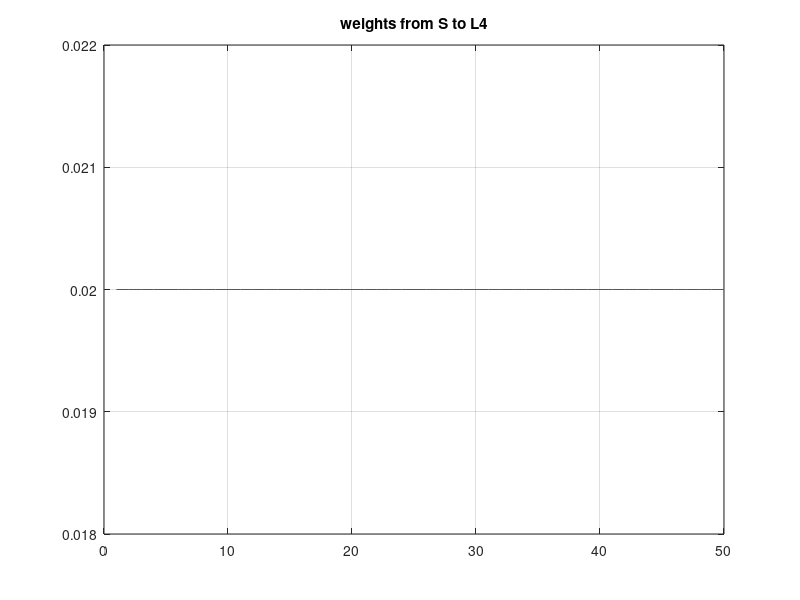
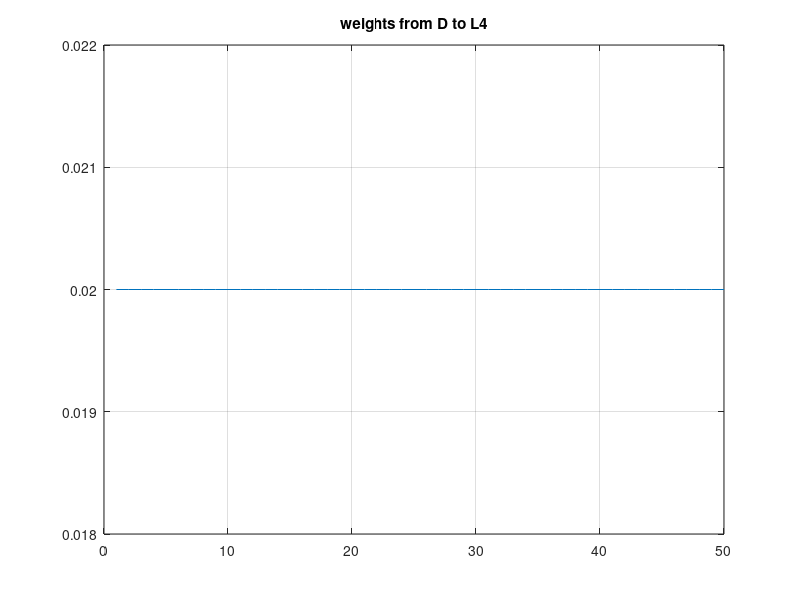
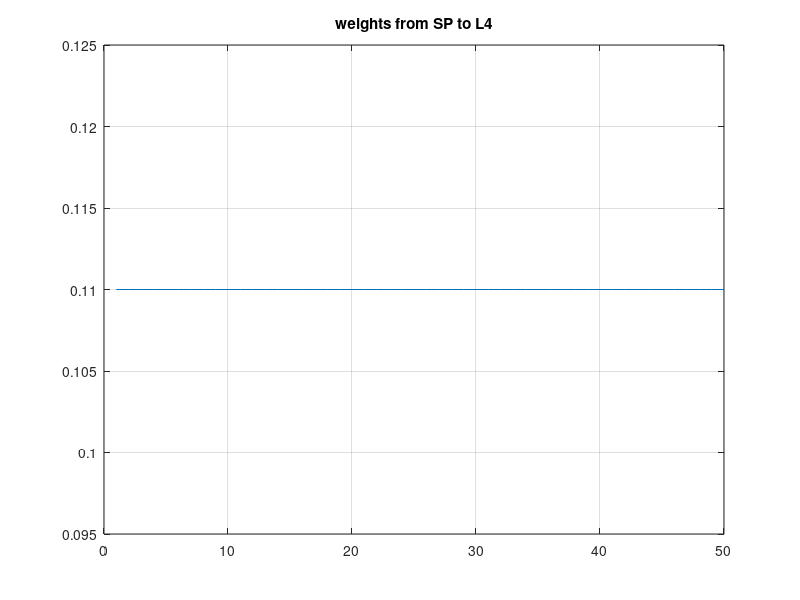

MATLAB code to generate these figures, in order:
function longterm_projecct4

        weights_from_S_to_L4 = [];
        weights_from_D_to_L4 = [];
        weights_from_SP_to_L4 = [];

        weight_S_to_SP = 0.2;
        weight_D_to_SP = 0.2;

        weight_SP_to_L4 = 0.11;
        weight_S_to_L4 = 0.02;
        weight_D_to_L4 = 0.02;

        a_LTP = 0.015;
        tau_LTP = 13;

        a_LTD = 0.021;
        tau_LTD = 20;


        for p=1:50 % for 9 minutes for now
            stimulus_decider = randi([1,100]);
            spike_train_of_thalamus_S = [];
            spike_train_of_thalamus_D = [];

            voltage_for_sp_for_single_stimulus = [];

            if stimulus_decider >= 90
                % Deviant stimulus
                spike_for_S = binornd(1, 2.5/1000, 1,1000);
                spike_for_D = binornd(1, 10/1000, 1,1000);
            else 
                % Standard stimulus
                spike_for_S = binornd(1, 10/1000, 1,1000);
                spike_for_D = binornd(1, 2.5/1000, 1,1000);
            end

            % 50 ms stimulus
            k_t1 = get_kernel2(spike_for_S);
            k_t1 = shift_by_x(k_t1, 1);
            g_t1 = conv(k_t1, spike_for_S);
            g_t1 = g_t1(1,1:50);
            g_t1 = shift_by_x(g_t1,1);

            k_t2 = get_kernel2(spike_for_D);
            k_t2 = shift_by_x(k_t2, 1);
            g_t2 = conv(k_t2, spike_for_D);
            g_t2 = g_t2(1,1:50);
            g_t2 = shift_by_x(g_t2,1);


            spike_for_S = spike_for_S(1,1:50);
            spike_for_S = shift_by_x(spike_for_S,1);
            
            spike_for_D = spike_for_D(1, 1:50);
            spike_for_D = shift_by_x(spike_for_D,1);
        
        
        spike_train_of_thalamus_S = [spike_train_of_thalamus_S, spike_for_S];
        spike_train_of_thalamus_D = [spike_train_of_thalamus_D, spike_for_D];

        voltage_when_stimulus = g_t1.*(weight_S_to_SP*spike_for_S) + g_t2.*(weight_D_to_SP*spike_for_D);
        voltage_for_sp_for_single_stimulus = [voltage_for_sp_for_single_stimulus, voltage_when_stimulus];
   

        % 50 ms no stimulus
        spike_for_S = binornd(1, 0.5/1000, 1,1000);
        spike_for_D = binornd(1, 0.5/1000, 1,1000);
        
        

        k_t1 = get_kernel(spike_for_S);
        k_t1 = shift_by_x(k_t1, 1);
        g_t1 = conv(k_t1, spike_for_S);
        g_t1 = g_t1(1,1:250);
        g_t1 = shift_by_x(g_t1,1);

        k_t2 = get_kernel(spike_for_D);
        k_t2 = shift_by_x(k_t2, 1);
        g_t2 = conv(k_t2, spike_for_D);
        g_t2 = g_t2(1,1:250);
        g_t2 = shift_by_x(g_t2,1);

        spike_for_S = spike_for_S(1,1:250);
        spike_for_S = shift_by_x(spike_for_S,1);
        
        spike_for_D = spike_for_D(1, 1:250);
        spike_for_D = shift_by_x(spike_for_D,1);

        spike_train_of_thalamus_S = [spike_train_of_thalamus_S, spike_for_S];
        spike_train_of_thalamus_D = [spike_train_of_thalamus_D, spike_for_D];


        voltage_when_no_stimulus = g_t1.*(weight_S_to_SP*spike_for_S) + g_t2.*(weight_D_to_SP*spike_for_D);
        voltage_for_sp_for_single_stimulus= [ voltage_for_sp_for_single_stimulus, voltage_when_no_stimulus];
        
         % decrease 10% for every voltage to account for leak 
        for i=1:300
            voltage_for_sp_for_single_stimulus(1,i) = voltage_for_sp_for_single_stimulus(1,i) - (0.1*voltage_for_sp_for_single_stimulus(1,i));
        end

    [voltage_for_sp_total, spike_train_for_SP] = decrease_voltage_for_20ms_after_spike(voltage_for_sp_for_single_stimulus);



        % L4 voltage
        % from S, from D, from SP
        k_t3 = get_kernel2(spike_train_of_thalamus_S);
        k_t3 = shift_by_x(k_t3, 1);
        g_t3 = conv(k_t3, spike_train_of_thalamus_S);
        g_t3 = g_t3(1,1:300);
        g_t3 = shift_by_x(g_t3,1);

        k_t4 = get_kernel(spike_train_of_thalamus_D);
        k_t4 = shift_by_x(k_t4, 1);
        g_t4 = conv(k_t4, spike_train_of_thalamus_D);
        g_t4 = g_t4(1,1:300);
        g_t4 = shift_by_x(g_t4,1);

        
        k_t5 = get_kernel(spike_train_for_SP);
        k_t5 = shift_by_x(k_t5, 1);
        g_t5 = conv(k_t5, spike_train_for_SP);
        g_t5 = g_t5(1,1:300);
        g_t5 = shift_by_x(g_t5,1);

        spike_train_of_thalamus_S = spike_train_of_thalamus_S(1,1:300);
        spike_train_of_thalamus_S = shift_by_x(spike_train_of_thalamus_S,1);

        spike_train_of_thalamus_D = spike_train_of_thalamus_D(1,1:300);
        spike_train_of_thalamus_D = shift_by_x(spike_train_of_thalamus_D,1);

    
        voltage_for_L4 = g_t3.*(weight_S_to_L4*spike_train_of_thalamus_S) + g_t4.*(weight_D_to_L4*spike_train_of_thalamus_D) + g_t5.*(weight_SP_to_L4*spike_train_for_SP);
        
        [voltage_for_L4, spike_train_for_L4] = decrease_voltage_for_20ms_after_spike(voltage_for_L4);

        % TODO
        % 
        % - change weights at the end for the next stimuli

        weights_from_S_to_L4 = [weights_from_S_to_L4, weight_S_to_L4];
        weights_from_D_to_L4 = [weights_from_D_to_L4, weight_D_to_L4];
        weights_from_SP_to_L4 = [weights_from_SP_to_L4, weight_SP_to_L4];

        % spike_train_for_L4
        % spike_train_for_SP
        % spike_train_of_thalamus_S
        % spike_train_of_thalamus_D

        
        %-------- connections from SP to L4
        voltage_L4_due_to_SP = g_t5.*(weight_SP_to_L4*spike_train_for_SP);
        [voltage_L4_due_to_SP, spike_train_L4_due_to_SP] =  decrease_voltage_for_20ms_after_spike(voltage_L4_due_to_SP);
        arr_of_delta_ts = get_post_minus_pre_array(spike_train_for_SP, spike_train_L4_due_to_SP); 
        for i=1:length(arr_of_delta_ts)
            if arr_of_delta_ts(1,i) > 0
                weight_SP_to_L4 = weight_SP_to_L4 * ( 1 + (a_LTP * exp(-arr_of_delta_ts(1,i)/tau_LTP)) );
            else
                weight_SP_to_L4 = weight_SP_to_L4 * ( 1 + (-a_LTD * exp(arr_of_delta_ts(1,i)/tau_LTD)) );
            end
        end
        % make sure weight doesn't cross limits
        if weight_SP_to_L4 <= 0.001
            weight_SP_to_L4 = 0.0001;
        end
        if weight_SP_to_L4 >= 0.11
            weight_SP_to_L4 = 0.11;
        end


        %-------- connections from S to L4
        voltage_L4_due_to_S = g_t3.*(weight_S_to_L4*spike_train_of_thalamus_S);
        [voltage_L4_due_to_S, spike_train_L4_due_to_S] =  decrease_voltage_for_20ms_after_spike(voltage_L4_due_to_S);
        
        arr_of_delta_ts = get_post_minus_pre_array(spike_train_of_thalamus_S, spike_train_L4_due_to_S);

        disp("Arr coming?")
        disp(max(spike_train_of_thalamus_S));
        disp(max(spike_train_L4_due_to_S));
        disp(arr_of_delta_ts);
        for i=1:length(arr_of_delta_ts)
            if arr_of_delta_ts(1,i) > 0
                weight_S_to_L4 = weight_S_to_L4 * ( 1 + (a_LTP * exp(-arr_of_delta_ts(1,i)/tau_LTP)) );
            else
                weight_S_to_L4 = weight_S_to_L4 * ( 1 + (-a_LTD * exp(arr_of_delta_ts(1,i)/tau_LTD)) );
            end
        end

        
        fprintf("\n  weight s - l4 %f  \n ", weight_S_to_L4);
        % make sure weight doesn't cross limits
        if weight_S_to_L4 <= 0.001
            weight_S_to_L4 = 0.0001;
        end
        if weight_S_to_L4 >= 0.4
            weight_S_to_L4 = 0.4;
        end

        %-------- connections from D to L4
        voltage_L4_due_to_D = g_t4.*(weight_D_to_L4*spike_train_of_thalamus_D);
        [voltage_L4_due_to_D, spike_train_L4_due_to_D] =  decrease_voltage_for_20ms_after_spike(voltage_L4_due_to_D);
        
        arr_of_delta_ts = get_post_minus_pre_array(spike_train_of_thalamus_D, spike_train_L4_due_to_D); 
        for i=1:length(arr_of_delta_ts)
            if arr_of_delta_ts(1,i) > 0
                weight_D_to_L4 = weight_D_to_L4 * ( 1 + (a_LTP * exp(-arr_of_delta_ts(1,i)/tau_LTP)) );
            else
                weight_D_to_L4 = weight_D_to_L4 * ( 1 + (-a_LTD * exp(arr_of_delta_ts(1,i)/tau_LTD)) );
            end
        end
        % make sure weight doesn't cross limits
        if weight_D_to_L4 <= 0.001
            weight_D_to_L4 = 0.0001;
        end
        if weight_D_to_L4 >= 0.4
            weight_D_to_L4 = 0.4;
        end






        end % 1800 Stimulus - 9 m



        figure(11)
            plot(weights_from_S_to_L4);
            title("weights from S to L4");
        grid

        figure(12)
            plot(weights_from_D_to_L4);
            title("weights from D to L4");
        grid

        figure(13)
            plot(weights_from_SP_to_L4);
            title("weights from SP to L4");
        grid
end

function delta_ts_arr = get_post_minus_pre_array(presyn_arr, postsyn_arr)
    pre_syn_times = [];
    post_syn_times = [];
    for i=1:length(presyn_arr)
        if presyn_arr(1,i) == 1
            pre_syn_times = [pre_syn_times, i];
        end
    end

    for i=1:length(postsyn_arr)
        if postsyn_arr(1,i) == 1
            post_syn_times = [post_syn_times, i];
        end
    end

    smallest_length = min(length(pre_syn_times), length(post_syn_times));
    diff_arr = [];
    for i=1:smallest_length
        diff_arr = [diff_arr, post_syn_times(i) - pre_syn_times(i)];
    end

    delta_ts_arr = diff_arr;
end

function  [new_voltage_values spike_train] = decrease_voltage_for_20ms_after_spike(voltage_values)
    voltage_after_decreasing = zeros(1, 300);
    nearest_spike_time = 0;

    actual_spike = zeros(1, 300);

    % variables for v_delta
    beta = 5; tau = 2;

    for i=1:300
        if voltage_values(1,i) < 0.05
            voltage_after_decreasing(1,i) = voltage_values(1,i);
            continue
        end

        if voltage_values(1,i) >= 0.05
            nearest_spike_time = i;
            for j=i:i+19
                if j < 300
                    voltage_after_decreasing(1,j) = voltage_values(1,j)*(1 - ( beta * exp(-(j-nearest_spike_time)/tau) ))  ; 
                    actual_spike(1,j) = 1;
                end
            end
        end

        i = j;
        
    end


    new_voltage_values = voltage_after_decreasing;
    spike_train = actual_spike;
end

function shifted_arr = shift_by_x(arr,x)
    % x is one, adjust with bad naming for now
    offset = 2;
    len = length(arr);
    new_arr = zeros(1, len);
    for i=offset:len
        new_arr(1,i) = arr(1, i-1); 
    end

    shifted_arr = new_arr;
end

function kernel2 = get_kernel2(spike_train)
    neuron_kernel = zeros(1,length(spike_train));
    nearest_spike_time = 0;
    for i=1:length(spike_train)
        if spike_train(1,i) == 1
            nearest_spike_time = i;
        end

        neuron_kernel(1,i) = exp(- (i - nearest_spike_time)/10);
    end

    kernel2 = neuron_kernel;
end


function kernel = get_kernel(spike_train)
    neuron_kernel = zeros(1,1000);
    nearest_spike_time = 0;
    for i=1:length(spike_train)
        if spike_train(1,i) == 1
            nearest_spike_time = i;
        end
        neuron_kernel(1,i) = exp(- (i - nearest_spike_time)/10);
    end

    kernel = neuron_kernel;
end